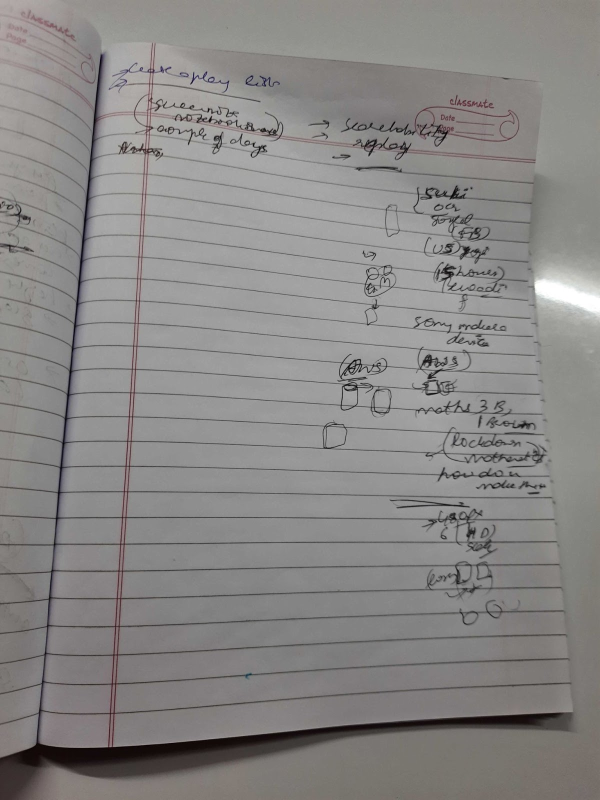
#> input picture input_images/1.jpg, 1200 x 1600 px (shown at 1/2 size)
$ python process_image.py input_images/1.jpg
#> lines starting #> are read from the running program, lines starting #| are printed output that depends on the picture; after the words box and inside, x2 and y2 are one past the last pixel; in counts of white or black regions, pixels touching at a corner belong together

import os
import sys
import datetime
import cv2
from PIL import Image
import numpy as np
import scipy.optimize

PAGE_MARGIN_X = 50       # reduced px to ignore near L/R edge
PAGE_MARGIN_Y = 20       # reduced px to ignore near T/B edge

OUTPUT_ZOOM = 1.0        # how much to zoom output relative to *original* image
OUTPUT_DPI = 300         # just affects stated DPI of PNG, not appearance
REMAP_DECIMATE = 16      # downscaling factor for remapping image

ADAPTIVE_WINSZ = 55      # window size for adaptive threshold in reduced px

TEXT_MIN_WIDTH = 15      # min reduced px width of detected text contour
TEXT_MIN_HEIGHT = 2      # min reduced px height of detected text contour
TEXT_MIN_ASPECT = 1.5    # filter out text contours below this w/h ratio
TEXT_MAX_THICKNESS = 10  # max reduced px thickness of detected text contour

EDGE_MAX_OVERLAP = 1.0   # max reduced px horiz. overlap of contours in span
EDGE_MAX_LENGTH = 100.0  # max reduced px length of edge connecting contours
EDGE_ANGLE_COST = 10.0   # cost of angles in edges (tradeoff vs. length)
EDGE_MAX_ANGLE = 7.5     # maximum change in angle allowed between contours

RVEC_IDX = slice(0, 3)   # index of rvec in params vector
TVEC_IDX = slice(3, 6)   # index of tvec in params vector
CUBIC_IDX = slice(6, 8)  # index of cubic slopes in params vector

SPAN_MIN_WIDTH = 30      # minimum reduced px width for span
SPAN_PX_PER_STEP = 20    # reduced px spacing for sampling along spans
FOCAL_LENGTH = 1.2       # normalized focal length of camera

DEBUG_LEVEL = 0          # 0=none, 1=some, 2=lots, 3=all
DEBUG_OUTPUT = 'file'    # file, screen, both

WINDOW_NAME = 'Dewarp'   # Window name for visualization

# nice color palette for visualizing contours, etc.
CCOLORS = [
    (255, 0, 0),
    (255, 63, 0),
    (255, 127, 0),
    (255, 191, 0),
    (255, 255, 0),
    (191, 255, 0),
    (127, 255, 0),
    (63, 255, 0),
    (0, 255, 0),
    (0, 255, 63),
    (0, 255, 127),
    (0, 255, 191),
    (0, 255, 255),
    (0, 191, 255),
    (0, 127, 255),
    (0, 63, 255),
    (0, 0, 255),
    (63, 0, 255),
    (127, 0, 255),
    (191, 0, 255),
    (255, 0, 255),
    (255, 0, 191),
    (255, 0, 127),
    (255, 0, 63),
]

# default intrinsic parameter matrix
K = np.array([
    [FOCAL_LENGTH, 0, 0],
    [0, FOCAL_LENGTH, 0],
    [0, 0, 1]], dtype=np.float32)


# [24 lines left out: function debug_show, not called in this run]


def round_nearest_multiple(i, factor):
    i = int(i)
    rem = i % factor
    if not rem:
        return i
    else:
        return int(i + factor - rem)


def pix2norm(shape, pts):
    height, width = shape[:2]
    scl = 2.0/(max(height, width))
    offset = np.array([width, height], dtype=pts.dtype).reshape((-1, 1, 2))*0.5
    return (pts - offset) * scl


def norm2pix(shape, pts, as_integer):
    height, width = shape[:2]
    scl = max(height, width)*0.5
    offset = np.array([0.5*width, 0.5*height],
                      dtype=pts.dtype).reshape((-1, 1, 2))
    rval = pts * scl + offset
    if as_integer:
        return (rval + 0.5).astype(int)
    else:
        return rval


def fltp(point):
    return tuple(point.astype(int).flatten())


# [17 lines left out: function draw_correspondences, not called in this run]


def get_default_params(corners, ycoords, xcoords):

    # page width and height
    page_width = np.linalg.norm(corners[1] - corners[0])
    page_height = np.linalg.norm(corners[-1] - corners[0])
    rough_dims = (page_width, page_height)

    # our initial guess for the cubic has no slope
    cubic_slopes = [0.0, 0.0]

    # object points of flat page in 3D coordinates
    corners_object3d = np.array([
        [0, 0, 0],
        [page_width, 0, 0],
        [page_width, page_height, 0],
        [0, page_height, 0]])

    # estimate rotation and translation from four 2D-to-3D point
    # correspondences
    _, rvec, tvec = cv2.solvePnP(corners_object3d,
                                 corners, K, np.zeros(5))

    span_counts = [len(xc) for xc in xcoords]

    params = np.hstack((np.array(rvec).flatten(),
                        np.array(tvec).flatten(),
                        np.array(cubic_slopes).flatten(),
                        ycoords.flatten()) +
                       tuple(xcoords))

    return rough_dims, span_counts, params


def project_xy(xy_coords, pvec):

    # get cubic polynomial coefficients given
    #
    #  f(0) = 0, f'(0) = alpha
    #  f(1) = 0, f'(1) = beta

    alpha, beta = tuple(pvec[CUBIC_IDX])

    poly = np.array([
        alpha + beta,
        -2*alpha - beta,
        alpha,
        0])

    xy_coords = xy_coords.reshape((-1, 2))
    z_coords = np.polyval(poly, xy_coords[:, 0])

    objpoints = np.hstack((xy_coords, z_coords.reshape((-1, 1))))

    image_points, _ = cv2.projectPoints(objpoints,
                                        pvec[RVEC_IDX],
                                        pvec[TVEC_IDX],
                                        K, np.zeros(5))

    return image_points


def project_keypoints(pvec, keypoint_index):

    xy_coords = pvec[keypoint_index]
    xy_coords[0, :] = 0

    return project_xy(xy_coords, pvec)


def resize_to_screen(src, maxw=1280, maxh=700, copy=False):

    height, width = src.shape[:2]

    scl_x = float(width)/maxw
    scl_y = float(height)/maxh

    scl = int(np.ceil(max(scl_x, scl_y)))

    if scl > 1.0:
        inv_scl = 1.0/scl
        img = cv2.resize(src, (0, 0), None, inv_scl, inv_scl, cv2.INTER_AREA)
    elif copy:
        img = src.copy()
    else:
        img = src

    return img


def box(width, height):
    return np.ones((height, width), dtype=np.uint8)


def get_page_extents(small):

    height, width = small.shape[:2]

    xmin = PAGE_MARGIN_X
    ymin = PAGE_MARGIN_Y
    xmax = width-PAGE_MARGIN_X
    ymax = height-PAGE_MARGIN_Y

    page = np.zeros((height, width), dtype=np.uint8)
    cv2.rectangle(page, (xmin, ymin), (xmax, ymax), (255, 255, 255), -1)

    outline = np.array([
        [xmin, ymin],
        [xmin, ymax],
        [xmax, ymax],
        [xmax, ymin]])

    return page, outline


def get_mask(name, small, pagemask, masktype):

    sgray = cv2.cvtColor(small, cv2.COLOR_RGB2GRAY)

    if masktype == 'text':

        mask = cv2.adaptiveThreshold(sgray, 255, cv2.ADAPTIVE_THRESH_MEAN_C,
                                     cv2.THRESH_BINARY_INV,
                                     ADAPTIVE_WINSZ,
                                     25)

        if DEBUG_LEVEL >= 3:
            debug_show(name, 0.1, 'thresholded', mask)

        mask = cv2.dilate(mask, box(9, 1))

        if DEBUG_LEVEL >= 3:
            debug_show(name, 0.2, 'dilated', mask)

        mask = cv2.erode(mask, box(1, 3))

        if DEBUG_LEVEL >= 3:
            debug_show(name, 0.3, 'eroded', mask)

    else:

        mask = cv2.adaptiveThreshold(sgray, 255, cv2.ADAPTIVE_THRESH_MEAN_C,
                                     cv2.THRESH_BINARY_INV,
                                     ADAPTIVE_WINSZ,
                                     7)

        if DEBUG_LEVEL >= 3:
            debug_show(name, 0.4, 'thresholded', mask)

        mask = cv2.erode(mask, box(3, 1), iterations=3)

        if DEBUG_LEVEL >= 3:
            debug_show(name, 0.5, 'eroded', mask)

        mask = cv2.dilate(mask, box(8, 2))

        if DEBUG_LEVEL >= 3:
            debug_show(name, 0.6, 'dilated', mask)

    return np.minimum(mask, pagemask)


def interval_measure_overlap(int_a, int_b):
    return min(int_a[1], int_b[1]) - max(int_a[0], int_b[0])


def angle_dist(angle_b, angle_a):

    diff = angle_b - angle_a

    while diff > np.pi:
        diff -= 2*np.pi

    while diff < -np.pi:
        diff += 2*np.pi

    return np.abs(diff)


def blob_mean_and_tangent(contour):

    moments = cv2.moments(contour)

    area = moments['m00']

    mean_x = moments['m10'] / area
    mean_y = moments['m01'] / area

    moments_matrix = np.array([
        [moments['mu20'], moments['mu11']],
        [moments['mu11'], moments['mu02']]
    ]) / area

    _, svd_u, _ = cv2.SVDecomp(moments_matrix)

    center = np.array([mean_x, mean_y])
    tangent = svd_u[:, 0].flatten().copy()

    return center, tangent


class ContourInfo(object):

    def __init__(self, contour, rect, mask):

        self.contour = contour
        self.rect = rect
        self.mask = mask

        self.center, self.tangent = blob_mean_and_tangent(contour)

        self.angle = np.arctan2(self.tangent[1], self.tangent[0])

        clx = [self.proj_x(point) for point in contour]

        lxmin = min(clx)
        lxmax = max(clx)

        self.local_xrng = (lxmin, lxmax)

        self.point0 = self.center + self.tangent * lxmin
        self.point1 = self.center + self.tangent * lxmax

        self.pred = None
        self.succ = None

    def proj_x(self, point):
        return np.dot(self.tangent, point.flatten()-self.center)

    def local_overlap(self, other):
        xmin = self.proj_x(other.point0)
        xmax = self.proj_x(other.point1)
        return interval_measure_overlap(self.local_xrng, (xmin, xmax))


def generate_candidate_edge(cinfo_a, cinfo_b):

    # we want a left of b (so a's successor will be b and b's
    # predecessor will be a) make sure right endpoint of b is to the
    # right of left endpoint of a.
    if cinfo_a.point0[0] > cinfo_b.point1[0]:
        tmp = cinfo_a
        cinfo_a = cinfo_b
        cinfo_b = tmp

    x_overlap_a = cinfo_a.local_overlap(cinfo_b)
    x_overlap_b = cinfo_b.local_overlap(cinfo_a)

    overall_tangent = cinfo_b.center - cinfo_a.center
    overall_angle = np.arctan2(overall_tangent[1], overall_tangent[0])

    delta_angle = max(angle_dist(cinfo_a.angle, overall_angle),
                      angle_dist(cinfo_b.angle, overall_angle)) * 180/np.pi

    # we want the largest overlap in x to be small
    x_overlap = max(x_overlap_a, x_overlap_b)

    dist = np.linalg.norm(cinfo_b.point0 - cinfo_a.point1)

    if (dist > EDGE_MAX_LENGTH or
            x_overlap > EDGE_MAX_OVERLAP or
            delta_angle > EDGE_MAX_ANGLE):
        return None
    else:
        score = dist + delta_angle*EDGE_ANGLE_COST
        return (score, cinfo_a, cinfo_b)


def make_tight_mask(contour, xmin, ymin, width, height):

    tight_mask = np.zeros((height, width), dtype=np.uint8)
    tight_contour = contour - np.array((xmin, ymin)).reshape((-1, 1, 2))

    cv2.drawContours(tight_mask, [tight_contour], 0,
                     (1, 1, 1), -1)

    return tight_mask


def get_contours(name, small, pagemask, masktype):

    mask = get_mask(name, small, pagemask, masktype)

    contours, _ = cv2.findContours(mask, cv2.RETR_EXTERNAL,
                                      cv2.CHAIN_APPROX_NONE)

    contours_out = []

    for contour in contours:

        rect = cv2.boundingRect(contour)
        xmin, ymin, width, height = rect

        if (width < TEXT_MIN_WIDTH or
                height < TEXT_MIN_HEIGHT or
                width < TEXT_MIN_ASPECT*height):
            continue

        tight_mask = make_tight_mask(contour, xmin, ymin, width, height)

        if tight_mask.sum(axis=0).max() > TEXT_MAX_THICKNESS:
            continue

        contours_out.append(ContourInfo(contour, rect, tight_mask))

    if DEBUG_LEVEL >= 2:
        visualize_contours(name, small, contours_out)

    return contours_out


def assemble_spans(name, small, pagemask, cinfo_list):

    # sort list
    cinfo_list = sorted(cinfo_list, key=lambda cinfo: cinfo.rect[1])

    # generate all candidate edges
    candidate_edges = []

    for i, cinfo_i in enumerate(cinfo_list):
        for j in range(i):
            # note e is of the form (score, left_cinfo, right_cinfo)
            edge = generate_candidate_edge(cinfo_i, cinfo_list[j])
            if edge is not None:
                candidate_edges.append(edge)

    # sort candidate edges by score (lower is better)
    candidate_edges.sort()

    # for each candidate edge
    for _, cinfo_a, cinfo_b in candidate_edges:
        # if left and right are unassigned, join them
        if cinfo_a.succ is None and cinfo_b.pred is None:
            cinfo_a.succ = cinfo_b
            cinfo_b.pred = cinfo_a

    # generate list of spans as output
    spans = []

    # until we have removed everything from the list
    while cinfo_list:

        # get the first on the list
        cinfo = cinfo_list[0]

        # keep following predecessors until none exists
        while cinfo.pred:
            cinfo = cinfo.pred

        # start a new span
        cur_span = []

        width = 0.0

        # follow successors til end of span
        while cinfo:
            # remove from list (sadly making this loop *also* O(n^2)
            cinfo_list.remove(cinfo)
            # add to span
            cur_span.append(cinfo)
            width += cinfo.local_xrng[1] - cinfo.local_xrng[0]
            # set successor
            cinfo = cinfo.succ

        # add if long enough
        if width > SPAN_MIN_WIDTH:
            spans.append(cur_span)

    if DEBUG_LEVEL >= 2:
        visualize_spans(name, small, pagemask, spans)

    return spans


def sample_spans(shape, spans):

    span_points = []

    for span in spans:

        contour_points = []

        for cinfo in span:

            yvals = np.arange(cinfo.mask.shape[0]).reshape((-1, 1))
            totals = (yvals * cinfo.mask).sum(axis=0)
            means = totals / cinfo.mask.sum(axis=0)

            xmin, ymin = cinfo.rect[:2]

            step = SPAN_PX_PER_STEP
            start = int(((len(means)-1) % step) / 2)

            contour_points += [(x+xmin, means[x]+ymin)
                               for x in range(start, len(means), step)]

        contour_points = np.array(contour_points,
                                  dtype=np.float32).reshape((-1, 1, 2))

        contour_points = pix2norm(shape, contour_points)

        span_points.append(contour_points)

    return span_points


def keypoints_from_samples(name, small, pagemask, page_outline,
                           span_points):

    all_evecs = np.array([[0.0, 0.0]])
    all_weights = 0

    for points in span_points:

        _, evec = cv2.PCACompute(points.reshape((-1, 2)),
                                 None, maxComponents=1)

        weight = np.linalg.norm(points[-1] - points[0])

        all_evecs += evec * weight
        all_weights += weight

    evec = all_evecs / all_weights

    x_dir = evec.flatten()

    if x_dir[0] < 0:
        x_dir = -x_dir

    y_dir = np.array([-x_dir[1], x_dir[0]])

    pagecoords = cv2.convexHull(page_outline)
    pagecoords = pix2norm(pagemask.shape, pagecoords.reshape((-1, 1, 2)))
    pagecoords = pagecoords.reshape((-1, 2))

    px_coords = np.dot(pagecoords, x_dir)
    py_coords = np.dot(pagecoords, y_dir)

    px0 = px_coords.min()
    px1 = px_coords.max()

    py0 = py_coords.min()
    py1 = py_coords.max()

    p00 = px0 * x_dir + py0 * y_dir
    p10 = px1 * x_dir + py0 * y_dir
    p11 = px1 * x_dir + py1 * y_dir
    p01 = px0 * x_dir + py1 * y_dir

    corners = np.vstack((p00, p10, p11, p01)).reshape((-1, 1, 2))

    ycoords = []
    xcoords = []

    for points in span_points:
        pts = points.reshape((-1, 2))
        px_coords = np.dot(pts, x_dir)
        py_coords = np.dot(pts, y_dir)
        ycoords.append(py_coords.mean() - py0)
        xcoords.append(px_coords - px0)

    if DEBUG_LEVEL >= 2:
        visualize_span_points(name, small, span_points, corners)

    return corners, np.array(ycoords), xcoords


# [25 lines left out: function visualize_contours, not called in this run]


def imgsize(img):
    height, width = img.shape[:2]
    return '{}x{}'.format(width, height)


def make_keypoint_index(span_counts):

    nspans = len(span_counts)
    npts = sum(span_counts)
    keypoint_index = np.zeros((npts+1, 2), dtype=int)
    start = 1

    for i, count in enumerate(span_counts):
        end = start + count
        keypoint_index[start:start+end, 1] = 8+i
        start = end

    keypoint_index[1:, 0] = np.arange(npts) + 8 + nspans

    return keypoint_index


def optimize_params(name, small, dstpoints, span_counts, params):

    keypoint_index = make_keypoint_index(span_counts)

    def objective(pvec):
        ppts = project_keypoints(pvec, keypoint_index)
        return np.sum((dstpoints - ppts)**2)

    if DEBUG_LEVEL >= 1:
        projpts = project_keypoints(params, keypoint_index)
        display = draw_correspondences(small, dstpoints, projpts)
        debug_show(name, 4, 'keypoints before', display)

    res = scipy.optimize.minimize(objective, params,
                                  method='Powell')
    params = res.x

    if DEBUG_LEVEL >= 1:
        projpts = project_keypoints(params, keypoint_index)
        display = draw_correspondences(small, dstpoints, projpts)
        debug_show(name, 5, 'keypoints after', display)

    return params


def get_page_dims(corners, rough_dims, params):

    dst_br = corners[2].flatten()

    dims = np.array(rough_dims)

    def objective(dims):
        proj_br = project_xy(dims, params)
        return np.sum((dst_br - proj_br.flatten())**2)

    res = scipy.optimize.minimize(objective, dims, method='Powell')
    dims = res.x

    return dims


def remap_image(name, img, small, page_dims, params):

    height = 0.5 * page_dims[1] * OUTPUT_ZOOM * img.shape[0]
    height = round_nearest_multiple(height, REMAP_DECIMATE)

    width = round_nearest_multiple(height * page_dims[0] / page_dims[1],
                                   REMAP_DECIMATE)

    print ('  output will be {}x{}'.format(width, height))

    height_small = int(height / REMAP_DECIMATE)
    width_small = int(width / REMAP_DECIMATE)

    page_x_range = np.linspace(0, page_dims[0], width_small)
    page_y_range = np.linspace(0, page_dims[1], height_small)

    page_x_coords, page_y_coords = np.meshgrid(page_x_range, page_y_range)

    page_xy_coords = np.hstack((page_x_coords.flatten().reshape((-1, 1)),
                                page_y_coords.flatten().reshape((-1, 1))))

    page_xy_coords = page_xy_coords.astype(np.float32)

    image_points = project_xy(page_xy_coords, params)
    image_points = norm2pix(img.shape, image_points, False)

    image_x_coords = image_points[:, 0, 0].reshape(page_x_coords.shape)
    image_y_coords = image_points[:, 0, 1].reshape(page_y_coords.shape)

    image_x_coords = cv2.resize(image_x_coords, (width, height),
                                interpolation=cv2.INTER_CUBIC)

    image_y_coords = cv2.resize(image_y_coords, (width, height),
                                interpolation=cv2.INTER_CUBIC)

    img_gray = cv2.cvtColor(img, cv2.COLOR_RGB2GRAY)

    remapped = cv2.remap(img_gray, image_x_coords, image_y_coords,
                         cv2.INTER_CUBIC,
                         None, cv2.BORDER_REPLICATE)

    thresh = cv2.adaptiveThreshold(remapped, 255, cv2.ADAPTIVE_THRESH_MEAN_C,
                                   cv2.THRESH_BINARY, ADAPTIVE_WINSZ, 25)

    pil_image = Image.fromarray(thresh)
    pil_image = pil_image.convert('1')

    threshfile = name + '_out.jpg'
    pil_image.save(threshfile, dpi=(OUTPUT_DPI, OUTPUT_DPI))

    if DEBUG_LEVEL >= 1:
        height = small.shape[0]
        width = int(round(height * float(thresh.shape[1])/thresh.shape[0]))
        display = cv2.resize(thresh, (width, height),
                             interpolation=cv2.INTER_AREA)
        debug_show(name, 6, 'output', display)

    return threshfile


def main():

    if len(sys.argv) < 2:
        print ('usage:', sys.argv[0], 'IMAGE1 [IMAGE2 ...]')
        sys.exit(0)

    if DEBUG_LEVEL > 0 and DEBUG_OUTPUT != 'file':
        cv2.namedWindow(WINDOW_NAME)

    outfiles = []

    for imgfile in sys.argv[1:]:

        img = cv2.imread(imgfile)
#> img is the input picture: shape (1600, 1200, 3); mean B, G, R 133.8, 135, 136.8
        small = resize_to_screen(img)
#> in resize_to_screen, `img = cv2.resize(src, (0, 0), None, inv_scl, inv_scl, cv2.INTER_AREA)`:
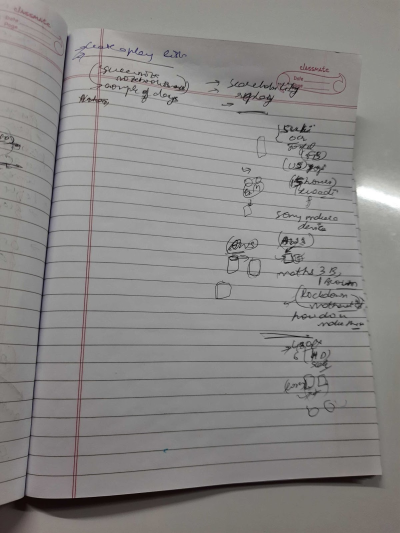
#> img: shape (533, 400, 3); mean B, G, R 133.8, 135, 136.8
        basename = os.path.basename(imgfile)
        name, _ = os.path.splitext(basename)

        print ('loaded', basename, 'with size', imgsize(img),)
#| loaded 1.jpg with size 1200x1600
        print ('and resized to', imgsize(small))
#| and resized to 400x533

        if DEBUG_LEVEL >= 3:
            debug_show(name, 0.0, 'original', small)

        pagemask, page_outline = get_page_extents(small)
#> in get_page_extents, `cv2.rectangle(page, (xmin, ymin), (xmax, ymax), (255, 255, 255), -1)`:
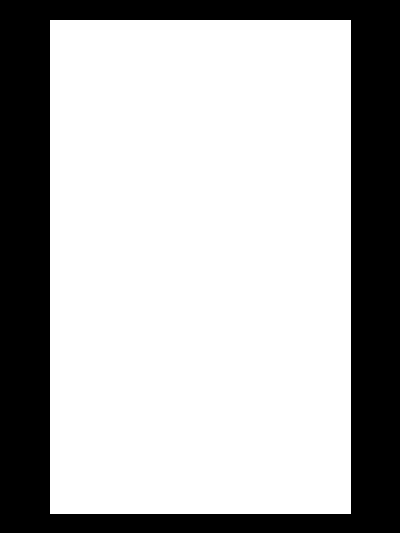
#> page: shape (533, 400); 69.7% white; 1 black region, box (x1, y1, x2, y2) and area: (0, 0, 400, 533) 64506
#> page_outline = [[50, 20], [50, 513], [350, 513], [350, 20]]

        cinfo_list = get_contours(name, small, pagemask, 'text')
#> in get_mask, `mask = cv2.adaptiveThreshold(sgray, 255, cv2.ADAPTIVE_THRESH_MEAN_C, c..`:
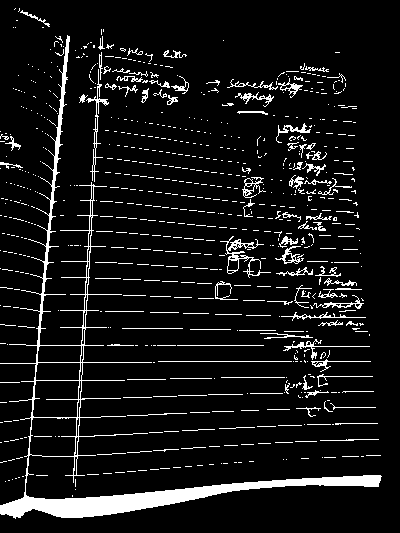
#> mask: shape (533, 400); 8.5% white; 731 white regions (610 under 20 px), largest, box (x1, y1, x2, y2) and area: (0, 35, 382, 519) 8028, (220, 236, 271, 278) 416, (86, 69, 109, 182) 311
#> in get_mask, `mask = cv2.dilate(mask, box(9, 1))`:
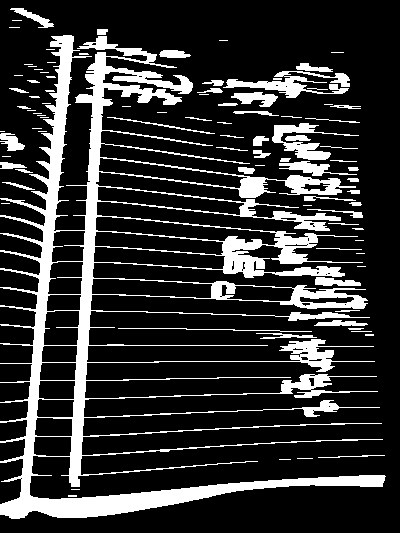
#> mask: shape (533, 400); 19.6% white; 93 white regions (41 under 20 px), largest, box (x1, y1, x2, y2) and area: (0, 35, 386, 519) 34136, (223, 71, 350, 98) 1287, (272, 123, 359, 160) 1004
#> in get_mask, `mask = cv2.erode(mask, box(1, 3))`:
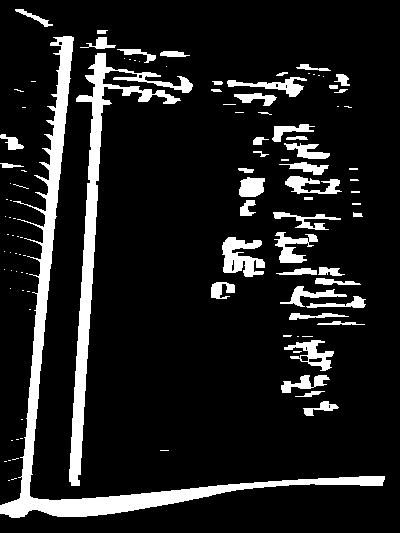
#> mask: shape (533, 400); 12.2% white; 107 white regions (61 under 20 px), largest, box (x1, y1, x2, y2) and area: (0, 36, 385, 518) 9887, (69, 53, 193, 486) 6057, (222, 237, 265, 277) 1043
#> in get_contours, `contours, _ = cv2.findContours(mask, cv2.RETR_EXTERNAL, cv2.CHAIN_APPR..`: contours = 65 contours, 28 with area under 20; largest, box (x1, y1, x2, y2) and area: (69, 53, 193, 486) 5346, (50, 477, 351, 514) 2963, (50, 36, 74, 269) 2028, (222, 237, 265, 277) 923, (284, 340, 334, 371) 578
#> (the rest of the program and of its run is left out)
